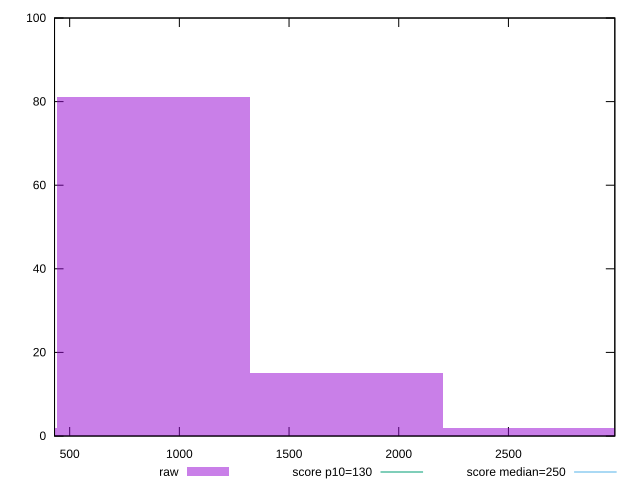

Recreate this plot in gnuplot.
reset

$raw <<EOF
880.6096579010157 81
1761.2193158020314 15
2641.8289737030473 2
0 2
EOF

set key outside below
set boxwidth 880.6096579010157
set xrange [431:2984.9999999999973]
set yrange [0:100]
set trange [0:100]
set style fill transparent solid 0.5 noborder

set parametric
set terminal svg size 640, 490 enhanced background rgb 'white'
set output "report_00015_2021-02-09T16-11-33.973Z/max-potential-fid/samples/pages+cached/raw/histogram.svg"

plot $raw title "raw" with boxes, \
     130,t title "score p10=130", \
     250,t title "score median=250"

reset
